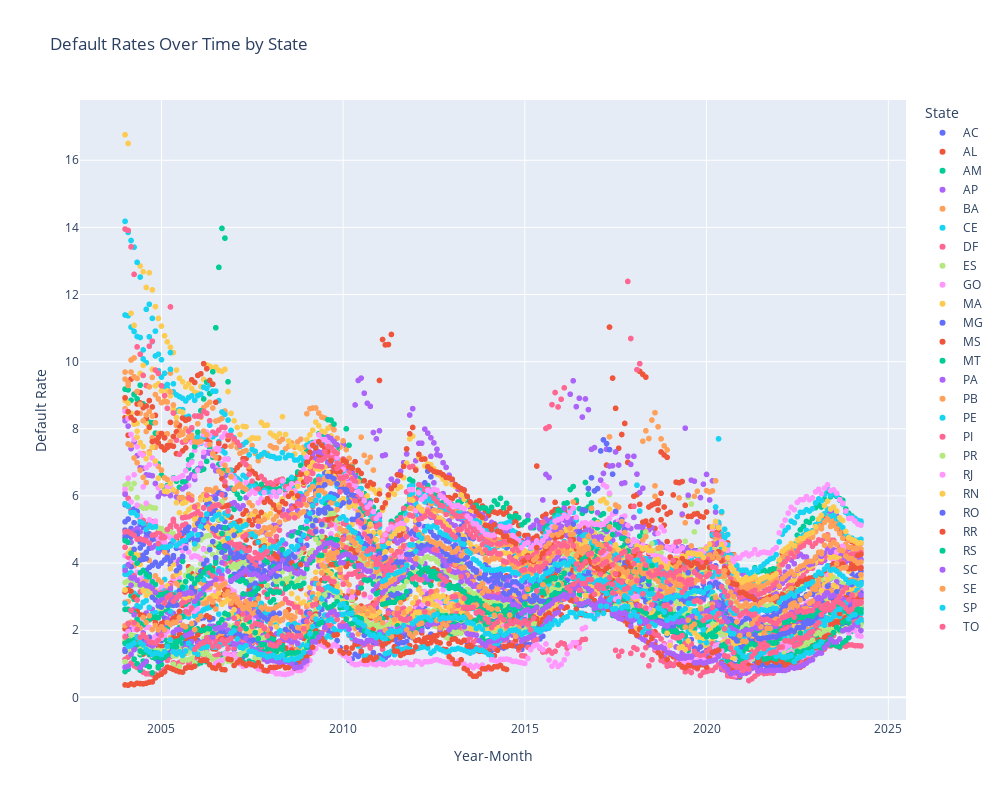

Notebook code for this chart:
### Code cell
# Default Rates Over Time by State
credit_df.sort_values(by=['year_month', 'state_brazil'], inplace=True)

fig = px.scatter(credit_df, x='year_month', y='default_rate', color='state_brazil',
                 title='Default Rates Over Time by State',
                 labels={'default_rate': 'Default Rate', 'year_month': 'Year-Month', 'state_brazil': 'State'},
                 hover_name='state_brazil', 
                 hover_data={'year_month': True}) 

fig.update_layout(xaxis_title='Year-Month', yaxis_title='Default Rate', legend_title='State', height=800,width=1000)
fig.show()

### Figure 1 — Plotly figure (JSON) as saved in the notebook; plotly's stock layout.template omitted (floating-point values rounded to 4 significant figures; data arrays with more than 128 entries replaced by an {"elided": "..."} marker saying what was removed)
{"data": [{"hovertemplate": "<b>%{hovertext}</b><br><br>State=AC<br>Year-Month=%{x}<br>Default Rate=%{y}<extra></extra>", "hovertext": {"elided": "488 str values"}, "legendgroup": "AC", "marker": {"color": "#636efa", "symbol": "circle"}, "mode": "markers", "name": "AC", "showlegend": true, "type": "scattergl", "x": {"elided": "488 str values"}, "xaxis": "x", "y": {"elided": "488 float values"}, "yaxis": "y"}, {"hovertemplate": "<b>%{hovertext}</b><br><br>State=AL<br>Year-Month=%{x}<br>Default Rate=%{y}<extra></extra>", "hovertext": {"elided": "488 str values"}, "legendgroup": "AL", "marker": {"color": "#EF553B", "symbol": "circle"}, "mode": "markers", "name": "AL", "showlegend": true, "type": "scattergl", "x": {"elided": "488 str values"}, "xaxis": "x", "y": {"elided": "488 float values"}, "yaxis": "y"}, {"hovertemplate": "<b>%{hovertext}</b><br><br>State=AM<br>Year-Month=%{x}<br>Default Rate=%{y}<extra></extra>", "hovertext": {"elided": "488 str values"}, "legendgroup": "AM", "marker": {"color": "#00cc96", "symbol": "circle"}, "mode": "markers", "name": "AM", "showlegend": true, "type": "scattergl", "x": {"elided": "488 str values"}, "xaxis": "x", "y": {"elided": "488 float values"}, "yaxis": "y"}, {"hovertemplate": "<b>%{hovertext}</b><br><br>State=AP<br>Year-Month=%{x}<br>Default Rate=%{y}<extra></extra>", "hovertext": {"elided": "488 str values"}, "legendgroup": "AP", "marker": {"color": "#ab63fa", "symbol": "circle"}, "mode": "markers", "name": "AP", "showlegend": true, "type": "scattergl", "x": {"elided": "488 str values"}, "xaxis": "x", "y": {"elided": "488 float values"}, "yaxis": "y"}, {"hovertemplate": "<b>%{hovertext}</b><br><br>State=BA<br>Year-Month=%{x}<br>Default Rate=%{y}<extra></extra>", "hovertext": {"elided": "488 str values"}, "legendgroup": "BA", "marker": {"color": "#FFA15A", "symbol": "circle"}, "mode": "markers", "name": "BA", "showlegend": true, "type": "scattergl", "x": {"elided": "488 str values"}, "xaxis": "x", "y": {"elided": "488 float values"}, "yaxis": "y"}, {"hovertemplate": "<b>%{hovertext}</b><br><br>State=CE<br>Year-Month=%{x}<br>Default Rate=%{y}<extra></extra>", "hovertext": {"elided": "488 str values"}, "legendgroup": "CE", "marker": {"color": "#19d3f3", "symbol": "circle"}, "mode": "markers", "name": "CE", "showlegend": true, "type": "scattergl", "x": {"elided": "488 str values"}, "xaxis": "x", "y": {"elided": "488 float values"}, "yaxis": "y"}, {"hovertemplate": "<b>%{hovertext}</b><br><br>State=DF<br>Year-Month=%{x}<br>Default Rate=%{y}<extra></extra>", "hovertext": {"elided": "488 str values"}, "legendgroup": "DF", "marker": {"color": "#FF6692", "symbol": "circle"}, "mode": "markers", "name": "DF", "showlegend": true, "type": "scattergl", "x": {"elided": "488 str values"}, "xaxis": "x", "y": {"elided": "488 float values"}, "yaxis": "y"}, {"hovertemplate": "<b>%{hovertext}</b><br><br>State=ES<br>Year-Month=%{x}<br>Default Rate=%{y}<extra></extra>", "hovertext": {"elided": "488 str values"}, "legendgroup": "ES", "marker": {"color": "#B6E880", "symbol": "circle"}, "mode": "markers", "name": "ES", "showlegend": true, "type": "scattergl", "x": {"elided": "488 str values"}, "xaxis": "x", "y": {"elided": "488 float values"}, "yaxis": "y"}, {"hovertemplate": "<b>%{hovertext}</b><br><br>State=GO<br>Year-Month=%{x}<br>Default Rate=%{y}<extra></extra>", "hovertext": {"elided": "488 str values"}, "legendgroup": "GO", "marker": {"color": "#FF97FF", "symbol": "circle"}, "mode": "markers", "name": "GO", "showlegend": true, "type": "scattergl", "x": {"elided": "488 str values"}, "xaxis": "x", "y": {"elided": "488 float values"}, "yaxis": "y"}, {"hovertemplate": "<b>%{hovertext}</b><br><br>State=MA<br>Year-Month=%{x}<br>Default Rate=%{y}<extra></extra>", "hovertext": {"elided": "488 str values"}, "legendgroup": "MA", "marker": {"color": "#FECB52", "symbol": "circle"}, "mode": "markers", "name": "MA", "showlegend": true, "type": "scattergl", "x": {"elided": "488 str values"}, "xaxis": "x", "y": {"elided": "488 float values"}, "yaxis": "y"}, {"hovertemplate": "<b>%{hovertext}</b><br><br>State=MG<br>Year-Month=%{x}<br>Default Rate=%{y}<extra></extra>", "hovertext": {"elided": "488 str values"}, "legendgroup": "MG", "marker": {"color": "#636efa", "symbol": "circle"}, "mode": "markers", "name": "MG", "showlegend": true, "type": "scattergl", "x": {"elided": "488 str values"}, "xaxis": "x", "y": {"elided": "488 float values"}, "yaxis": "y"}, {"hovertemplate": "<b>%{hovertext}</b><br><br>State=MS<br>Year-Month=%{x}<br>Default Rate=%{y}<extra></extra>", "hovertext": {"elided": "488 str values"}, "legendgroup": "MS", "marker": {"color": "#EF553B", "symbol": "circle"}, "mode": "markers", "name": "MS", "showlegend": true, "type": "scattergl", "x": {"elided": "488 str values"}, "xaxis": "x", "y": {"elided": "488 float values"}, "yaxis": "y"}, {"hovertemplate": "<b>%{hovertext}</b><br><br>State=MT<br>Year-Month=%{x}<br>Default Rate=%{y}<extra></extra>", "hovertext": {"elided": "488 str values"}, "legendgroup": "MT", "marker": {"color": "#00cc96", "symbol": "circle"}, "mode": "markers", "name": "MT", "showlegend": true, "type": "scattergl", "x": {"elided": "488 str values"}, "xaxis": "x", "y": {"elided": "488 float values"}, "yaxis": "y"}, {"hovertemplate": "<b>%{hovertext}</b><br><br>State=PA<br>Year-Month=%{x}<br>Default Rate=%{y}<extra></extra>", "hovertext": {"elided": "488 str values"}, "legendgroup": "PA", "marker": {"color": "#ab63fa", "symbol": "circle"}, "mode": "markers", "name": "PA", "showlegend": true, "type": "scattergl", "x": {"elided": "488 str values"}, "xaxis": "x", "y": {"elided": "488 float values"}, "yaxis": "y"}, {"hovertemplate": "<b>%{hovertext}</b><br><br>State=PB<br>Year-Month=%{x}<br>Default Rate=%{y}<extra></extra>", "hovertext": {"elided": "488 str values"}, "legendgroup": "PB", "marker": {"color": "#FFA15A", "symbol": "circle"}, "mode": "markers", "name": "PB", "showlegend": true, "type": "scattergl", "x": {"elided": "488 str values"}, "xaxis": "x", "y": {"elided": "488 float values"}, "yaxis": "y"}, {"hovertemplate": "<b>%{hovertext}</b><br><br>State=PE<br>Year-Month=%{x}<br>Default Rate=%{y}<extra></extra>", "hovertext": {"elided": "488 str values"}, "legendgroup": "PE", "marker": {"color": "#19d3f3", "symbol": "circle"}, "mode": "markers", "name": "PE", "showlegend": true, "type": "scattergl", "x": {"elided": "488 str values"}, "xaxis": "x", "y": {"elided": "488 float values"}, "yaxis": "y"}, {"hovertemplate": "<b>%{hovertext}</b><br><br>State=PI<br>Year-Month=%{x}<br>Default Rate=%{y}<extra></extra>", "hovertext": {"elided": "488 str values"}, "legendgroup": "PI", "marker": {"color": "#FF6692", "symbol": "circle"}, "mode": "markers", "name": "PI", "showlegend": true, "type": "scattergl", "x": {"elided": "488 str values"}, "xaxis": "x", "y": {"elided": "488 float values"}, "yaxis": "y"}, {"hovertemplate": "<b>%{hovertext}</b><br><br>State=PR<br>Year-Month=%{x}<br>Default Rate=%{y}<extra></extra>", "hovertext": {"elided": "488 str values"}, "legendgroup": "PR", "marker": {"color": "#B6E880", "symbol": "circle"}, "mode": "markers", "name": "PR", "showlegend": true, "type": "scattergl", "x": {"elided": "488 str values"}, "xaxis": "x", "y": {"elided": "488 float values"}, "yaxis": "y"}, {"hovertemplate": "<b>%{hovertext}</b><br><br>State=RJ<br>Year-Month=%{x}<br>Default Rate=%{y}<extra></extra>", "hovertext": {"elided": "488 str values"}, "legendgroup": "RJ", "marker": {"color": "#FF97FF", "symbol": "circle"}, "mode": "markers", "name": "RJ", "showlegend": true, "type": "scattergl", "x": {"elided": "488 str values"}, "xaxis": "x", "y": {"elided": "488 float values"}, "yaxis": "y"}, {"hovertemplate": "<b>%{hovertext}</b><br><br>State=RN<br>Year-Month=%{x}<br>Default Rate=%{y}<extra></extra>", "hovertext": {"elided": "488 str values"}, "legendgroup": "RN", "marker": {"color": "#FECB52", "symbol": "circle"}, "mode": "markers", "name": "RN", "showlegend": true, "type": "scattergl", "x": {"elided": "488 str values"}, "xaxis": "x", "y": {"elided": "488 float values"}, "yaxis": "y"}, {"hovertemplate": "<b>%{hovertext}</b><br><br>State=RO<br>Year-Month=%{x}<br>Default Rate=%{y}<extra></extra>", "hovertext": {"elided": "488 str values"}, "legendgroup": "RO", "marker": {"color": "#636efa", "symbol": "circle"}, "mode": "markers", "name": "RO", "showlegend": true, "type": "scattergl", "x": {"elided": "488 str values"}, "xaxis": "x", "y": {"elided": "488 float values"}, "yaxis": "y"}, {"hovertemplate": "<b>%{hovertext}</b><br><br>State=RR<br>Year-Month=%{x}<br>Default Rate=%{y}<extra></extra>", "hovertext": {"elided": "488 str values"}, "legendgroup": "RR", "marker": {"color": "#EF553B", "symbol": "circle"}, "mode": "markers", "name": "RR", "showlegend": true, "type": "scattergl", "x": {"elided": "488 str values"}, "xaxis": "x", "y": {"elided": "488 float values"}, "yaxis": "y"}, {"hovertemplate": "<b>%{hovertext}</b><br><br>State=RS<br>Year-Month=%{x}<br>Default Rate=%{y}<extra></extra>", "hovertext": {"elided": "488 str values"}, "legendgroup": "RS", "marker": {"color": "#00cc96", "symbol": "circle"}, "mode": "markers", "name": "RS", "showlegend": true, "type": "scattergl", "x": {"elided": "488 str values"}, "xaxis": "x", "y": {"elided": "488 float values"}, "yaxis": "y"}, {"hovertemplate": "<b>%{hovertext}</b><br><br>State=SC<br>Year-Month=%{x}<br>Default Rate=%{y}<extra></extra>", "hovertext": {"elided": "488 str values"}, "legendgroup": "SC", "marker": {"color": "#ab63fa", "symbol": "circle"}, "mode": "markers", "name": "SC", "showlegend": true, "type": "scattergl", "x": {"elided": "488 str values"}, "xaxis": "x", "y": {"elided": "488 float values"}, "yaxis": "y"}, {"hovertemplate": "<b>%{hovertext}</b><br><br>State=SE<br>Year-Month=%{x}<br>Default Rate=%{y}<extra></extra>", "hovertext": {"elided": "488 str values"}, "legendgroup": "SE", "marker": {"color": "#FFA15A", "symbol": "circle"}, "mode": "markers", "name": "SE", "showlegend": true, "type": "scattergl", "x": {"elided": "488 str values"}, "xaxis": "x", "y": {"elided": "488 float values"}, "yaxis": "y"}, {"hovertemplate": "<b>%{hovertext}</b><br><br>State=SP<br>Year-Month=%{x}<br>Default Rate=%{y}<extra></extra>", "hovertext": {"elided": "488 str values"}, "legendgroup": "SP", "marker": {"color": "#19d3f3", "symbol": "circle"}, "mode": "markers", "name": "SP", "showlegend": true, "type": "scattergl", "x": {"elided": "488 str values"}, "xaxis": "x", "y": {"elided": "488 float values"}, "yaxis": "y"}, {"hovertemplate": "<b>%{hovertext}</b><br><br>State=TO<br>Year-Month=%{x}<br>Default Rate=%{y}<extra></extra>", "hovertext": {"elided": "488 str values"}, "legendgroup": "TO", "marker": {"color": "#FF6692", "symbol": "circle"}, "mode": "markers", "name": "TO", "showlegend": true, "type": "scattergl", "x": {"elided": "488 str values"}, "xaxis": "x", "y": {"elided": "488 float values"}, "yaxis": "y"}], "layout": {"height": 800, "legend": {"title": {"text": "State"}, "tracegroupgap": 0}, "title": {"text": "Default Rates Over Time by State"}, "width": 1000, "xaxis": {"anchor": "y", "domain": [0, 1], "title": {"text": "Year-Month"}}, "yaxis": {"anchor": "x", "domain": [0, 1], "title": {"text": "Default Rate"}}}}
